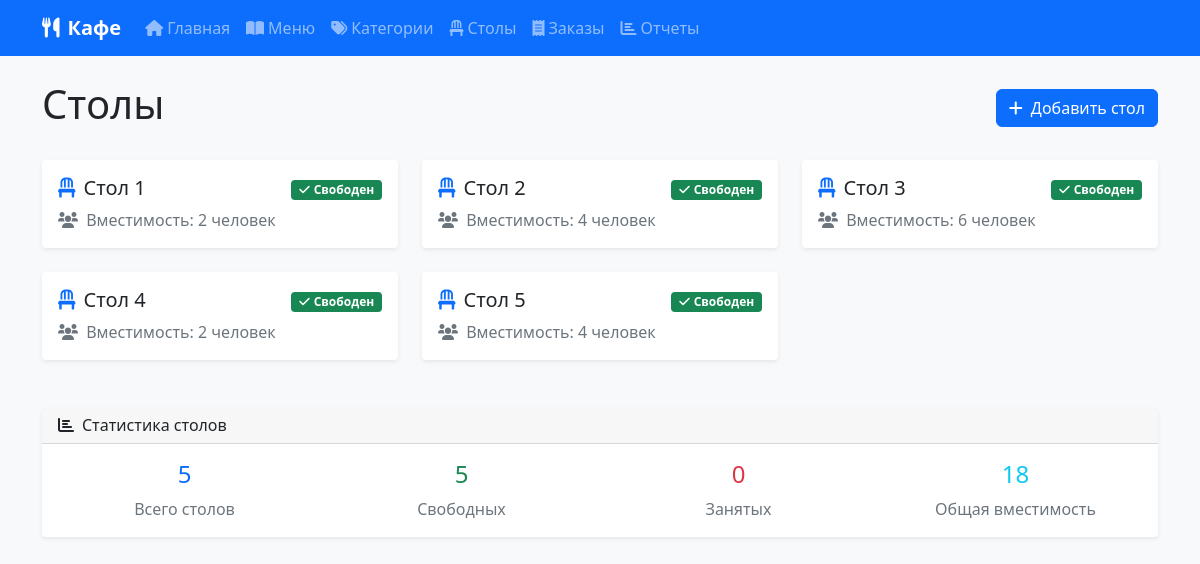
Page /tables on the committed database.
### simple_app.py (models this page shows, shortened)
class Table(db.Model):
    __tablename__ = 'tables'
    id = db.Column(db.Integer, primary_key=True)
    number = db.Column(db.Integer, unique=True, nullable=False)
    capacity = db.Column(db.Integer, nullable=False)
    is_occupied = db.Column(db.Boolean, default=False)

### simple_app.py (the view)
@app.route('/tables')
def tables():
    tables = Table.query.order_by(Table.number).all()
    return render_template('simple/tables.html', tables=tables)

### templates/simple/tables.html (shortened to what this page needs)
{% extends "simple/base.html" %}
{% block content %}
<div class="row">
    <div class="col-12">
        <div class="d-flex justify-content-between align-items-center mb-4">
            <h1>Столы</h1>
            <a href="{{ url_for('add_table') }}" class="btn btn-primary">
                <i class="fas fa-plus me-2"></i>Добавить стол
            </a>
        </div>
    </div>
</div>
{% if tables %}
<div class="row">
    {% for table in tables %}
    <div class="col-md-6 col-lg-4 mb-4">
        <div class="card h-100">
            <div class="card-body">
                <div class="d-flex justify-content-between align-items-start">
                    <div>
                        <h5 class="card-title">
                            <i class="fas fa-chair me-2 text-primary"></i>Стол {{ table.number }}
                        </h5>
                        <p class="card-text text-muted">
                            <i class="fas fa-users me-1"></i>
                            Вместимость: {{ table.capacity }} человек
                        </p>
                    </div>
                    <div>
                        {% if table.is_occupied %}
                            <span class="badge bg-danger">
                                <i class="fas fa-times me-1"></i>Занят
                            </span>
                        {% else %}
                            <span class="badge bg-success">
                                <i class="fas fa-check me-1"></i>Свободен
                            </span>
                        {% endif %}
                    </div>
                </div>
            </div>
        </div>
    </div>
    {% endfor %}
</div>
<div class="row mt-4">
    <div class="col-12">
        <div class="card">
            <div class="card-header">
                <h6 class="card-title mb-0">
                    <i class="fas fa-chart-bar me-2"></i>Статистика столов
                </h6>
            </div>
            <div class="card-body">
                <div class="row text-center">
                    <div class="col-md-3">
                        <h4 class="text-primary">{{ tables|length }}</h4>
                        <p class="text-muted mb-0">Всего столов</p>
                    </div>
                    <div class="col-md-3">
                        <h4 class="text-success">{{ tables|selectattr('is_occupied', 'equalto', False)|list|length }}</h4>
                        <p class="text-muted mb-0">Свободных</p>
                    </div>
                    <div class="col-md-3">
                        <h4 class="text-danger">{{ tables|selectattr('is_occupied', 'equalto', True)|list|length }}</h4>
                        <p class="text-muted mb-0">Занятых</p>
                    </div>
                    <div class="col-md-3">
                        <h4 class="text-info">{{ tables|sum(attribute='capacity') }}</h4>
                        <p class="text-muted mb-0">Общая вместимость</p>
                    </div>
                </div>
            </div>
        </div>
    </div>
</div>
{% endif %}
{% endblock %}

### templates/simple/base.html (style rules this page uses)
body { background-color: #f8f9fa; }
.card { border: none; box-shadow: 0 0.125rem 0.25rem rgba(0, 0, 0, 0.075); }
.btn { border-radius: 0.375rem; }

### rows in the picture
Table: number "1", capacity "2", is_occupied False (drawn)
Table: number "2", capacity "4", is_occupied False (drawn)
Table: number "3", capacity "6", is_occupied False (drawn)
Table: number "4", capacity "2", is_occupied False (drawn)
Table: number "5", capacity "4", is_occupied False (drawn)

### other values in the picture
{{ tables|length }} "5"
{{ tables|selectattr('is_occupied', 'equalto', False)|list|length }} "5"
{{ tables|selectattr('is_occupied', 'equalto', True)|list|length }} "0"
{{ tables|sum(attribute='capacity') }} "18"
